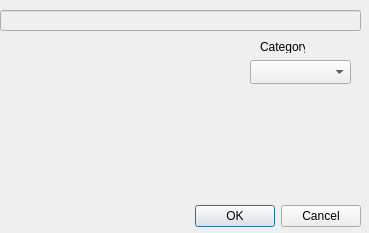
<?xml version="1.0" encoding="UTF-8"?>
<ui version="4.0">
 <class>AddUrl</class>
 <widget class="QDialog" name="AddUrl">
  <property name="geometry">
   <rect>
    <x>0</x>
    <y>0</y>
    <width>369</width>
    <height>233</height>
   </rect>
  </property>
  <property name="windowTitle">
   <string>Dialog</string>
  </property>
  <widget class="QDialogButtonBox" name="buttonBox">
   <property name="geometry">
    <rect>
     <x>20</x>
     <y>200</y>
     <width>341</width>
     <height>32</height>
    </rect>
   </property>
   <property name="orientation">
    <enum>Qt::Horizontal</enum>
   </property>
   <property name="standardButtons">
    <set>QDialogButtonBox::Cancel|QDialogButtonBox::Ok</set>
   </property>
  </widget>
  <widget class="QLabel" name="preview">
   <property name="geometry">
    <rect>
     <x>10</x>
     <y>30</y>
     <width>211</width>
     <height>171</height>
    </rect>
   </property>
   <property name="text">
    <string/>
   </property>
  </widget>
  <widget class="QLineEdit" name="lineEdit">
   <property name="enabled">
    <bool>false</bool>
   </property>
   <property name="geometry">
    <rect>
     <x>0</x>
     <y>10</y>
     <width>361</width>
     <height>21</height>
    </rect>
   </property>
  </widget>
  <widget class="QComboBox" name="comboBox">
   <property name="geometry">
    <rect>
     <x>250</x>
     <y>60</y>
     <width>101</width>
     <height>24</height>
    </rect>
   </property>
  </widget>
  <widget class="QLabel" name="label">
   <property name="geometry">
    <rect>
     <x>260</x>
     <y>40</y>
     <width>45</width>
     <height>13</height>
    </rect>
   </property>
   <property name="text">
    <string>Category</string>
   </property>
  </widget>
 </widget>
 <resources/>
 <connections>
  <connection>
   <sender>buttonBox</sender>
   <signal>accepted()</signal>
   <receiver>AddUrl</receiver>
   <slot>accept()</slot>
   <hints>
    <hint type="sourcelabel">
     <x>248</x>
     <y>254</y>
    </hint>
    <hint type="destinationlabel">
     <x>157</x>
     <y>274</y>
    </hint>
   </hints>
  </connection>
  <connection>
   <sender>buttonBox</sender>
   <signal>rejected()</signal>
   <receiver>AddUrl</receiver>
   <slot>reject()</slot>
   <hints>
    <hint type="sourcelabel">
     <x>316</x>
     <y>260</y>
    </hint>
    <hint type="destinationlabel">
     <x>286</x>
     <y>274</y>
    </hint>
   </hints>
  </connection>
 </connections>
</ui>
